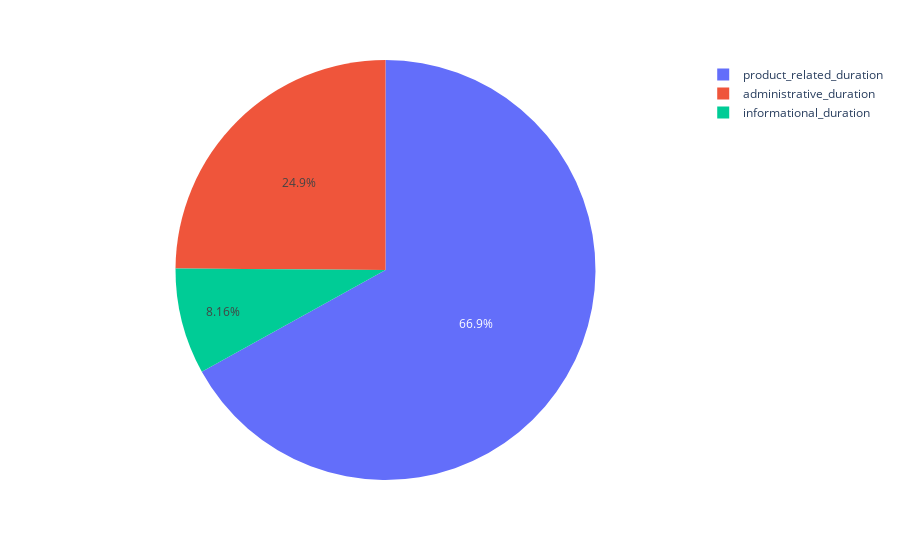

Source (notebook cell):
### Markdown cell above
As seen in the graph above, Google search traffic generates the highest number of sales

### Code cell
time_spent = customer_activity[['administrative_duration', 'informational_duration', 'product_related_duration']].copy()
time_spent_sum = time_spent.sum()
time_spent_sum
time_spent_pie = px.pie(values = [time_spent_sum[0], time_spent_sum[1], time_spent_sum[2]], 
                        names = ['administrative_duration', 'informational_duration', 'product_related_duration'])
time_spent_pie.show()

### Figure 1 — Plotly figure (JSON) as saved in the notebook; plotly's stock layout.template omitted (floating-point values rounded to 4 significant figures)
{"data": [{"domain": {"x": [0, 1], "y": [0, 1]}, "hovertemplate": "label=%{label}<br>value=%{value}<extra></extra>", "labels": ["administrative_duration", "informational_duration", "product_related_duration"], "legendgroup": "", "name": "", "showlegend": true, "type": "pie", "values": [23400.0, 7670.0, 62940.0]}], "layout": {"legend": {"tracegroupgap": 0}, "margin": {"t": 60}}}
